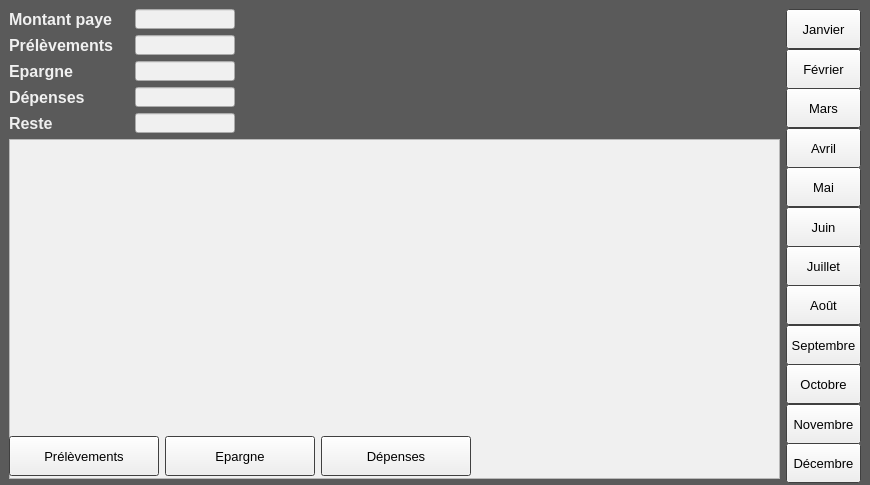
<?xml version="1.0" encoding="UTF-8"?>
<ui version="4.0">
 <class>MainWindow</class>
 <widget class="QMainWindow" name="MainWindow">
  <property name="geometry">
   <rect>
    <x>0</x>
    <y>0</y>
    <width>870</width>
    <height>485</height>
   </rect>
  </property>
  <property name="minimumSize">
   <size>
    <width>870</width>
    <height>485</height>
   </size>
  </property>
  <property name="palette">
   <palette>
    <active>
     <colorrole role="Base">
      <brush brushstyle="SolidPattern">
       <color alpha="255">
        <red>255</red>
        <green>255</green>
        <blue>255</blue>
       </color>
      </brush>
     </colorrole>
     <colorrole role="Window">
      <brush brushstyle="SolidPattern">
       <color alpha="255">
        <red>90</red>
        <green>90</green>
        <blue>90</blue>
       </color>
      </brush>
     </colorrole>
    </active>
    <inactive>
     <colorrole role="Base">
      <brush brushstyle="SolidPattern">
       <color alpha="255">
        <red>255</red>
        <green>255</green>
        <blue>255</blue>
       </color>
      </brush>
     </colorrole>
     <colorrole role="Window">
      <brush brushstyle="SolidPattern">
       <color alpha="255">
        <red>90</red>
        <green>90</green>
        <blue>90</blue>
       </color>
      </brush>
     </colorrole>
    </inactive>
    <disabled>
     <colorrole role="Base">
      <brush brushstyle="SolidPattern">
       <color alpha="255">
        <red>90</red>
        <green>90</green>
        <blue>90</blue>
       </color>
      </brush>
     </colorrole>
     <colorrole role="Window">
      <brush brushstyle="SolidPattern">
       <color alpha="255">
        <red>90</red>
        <green>90</green>
        <blue>90</blue>
       </color>
      </brush>
     </colorrole>
    </disabled>
   </palette>
  </property>
  <property name="windowTitle">
   <string/>
  </property>
  <property name="windowOpacity">
   <double>1.000000000000000</double>
  </property>
  <widget class="QWidget" name="centralwidget">
   <layout class="QHBoxLayout" name="horizontalLayout_2">
    <item>
     <layout class="QVBoxLayout" name="verticalLayout_2">
      <item>
       <layout class="QGridLayout" name="gridLayout">
        <item row="0" column="1">
         <widget class="QLineEdit" name="LE_montant_paye">
          <property name="sizePolicy">
           <sizepolicy hsizetype="Fixed" vsizetype="Fixed">
            <horstretch>0</horstretch>
            <verstretch>0</verstretch>
           </sizepolicy>
          </property>
          <property name="minimumSize">
           <size>
            <width>100</width>
            <height>20</height>
           </size>
          </property>
          <property name="maximumSize">
           <size>
            <width>100</width>
            <height>20</height>
           </size>
          </property>
          <property name="font">
           <font>
            <pointsize>11</pointsize>
            <weight>75</weight>
            <bold>true</bold>
           </font>
          </property>
          <property name="styleSheet">
           <string notr="true">background-color: rgb(240, 240, 240);</string>
          </property>
          <property name="alignment">
           <set>Qt::AlignRight|Qt::AlignTrailing|Qt::AlignVCenter</set>
          </property>
          <property name="readOnly">
           <bool>false</bool>
          </property>
         </widget>
        </item>
        <item row="1" column="0">
         <widget class="QLabel" name="label_prelevements">
          <property name="sizePolicy">
           <sizepolicy hsizetype="Fixed" vsizetype="Fixed">
            <horstretch>0</horstretch>
            <verstretch>0</verstretch>
           </sizepolicy>
          </property>
          <property name="minimumSize">
           <size>
            <width>120</width>
            <height>20</height>
           </size>
          </property>
          <property name="maximumSize">
           <size>
            <width>120</width>
            <height>20</height>
           </size>
          </property>
          <property name="font">
           <font>
            <pointsize>12</pointsize>
            <weight>75</weight>
            <bold>true</bold>
           </font>
          </property>
          <property name="styleSheet">
           <string notr="true">color: rgb(240, 240, 240);</string>
          </property>
          <property name="text">
           <string>Prélèvements</string>
          </property>
         </widget>
        </item>
        <item row="3" column="1">
         <widget class="QLineEdit" name="LE_epargne">
          <property name="sizePolicy">
           <sizepolicy hsizetype="Fixed" vsizetype="Fixed">
            <horstretch>0</horstretch>
            <verstretch>0</verstretch>
           </sizepolicy>
          </property>
          <property name="minimumSize">
           <size>
            <width>100</width>
            <height>20</height>
           </size>
          </property>
          <property name="maximumSize">
           <size>
            <width>100</width>
            <height>20</height>
           </size>
          </property>
          <property name="font">
           <font>
            <pointsize>11</pointsize>
            <weight>75</weight>
            <bold>true</bold>
           </font>
          </property>
          <property name="styleSheet">
           <string notr="true">background-color: rgb(240, 240, 240);</string>
          </property>
          <property name="alignment">
           <set>Qt::AlignRight|Qt::AlignTrailing|Qt::AlignVCenter</set>
          </property>
          <property name="readOnly">
           <bool>true</bool>
          </property>
         </widget>
        </item>
        <item row="5" column="0">
         <widget class="QLabel" name="label_reste">
          <property name="sizePolicy">
           <sizepolicy hsizetype="Fixed" vsizetype="Fixed">
            <horstretch>0</horstretch>
            <verstretch>0</verstretch>
           </sizepolicy>
          </property>
          <property name="minimumSize">
           <size>
            <width>120</width>
            <height>20</height>
           </size>
          </property>
          <property name="maximumSize">
           <size>
            <width>120</width>
            <height>20</height>
           </size>
          </property>
          <property name="font">
           <font>
            <pointsize>12</pointsize>
            <weight>75</weight>
            <bold>true</bold>
           </font>
          </property>
          <property name="styleSheet">
           <string notr="true">color: rgb(240, 240, 240);</string>
          </property>
          <property name="text">
           <string>Reste</string>
          </property>
         </widget>
        </item>
        <item row="4" column="0">
         <widget class="QLabel" name="label_depenses">
          <property name="sizePolicy">
           <sizepolicy hsizetype="Fixed" vsizetype="Fixed">
            <horstretch>0</horstretch>
            <verstretch>0</verstretch>
           </sizepolicy>
          </property>
          <property name="minimumSize">
           <size>
            <width>120</width>
            <height>20</height>
           </size>
          </property>
          <property name="maximumSize">
           <size>
            <width>120</width>
            <height>20</height>
           </size>
          </property>
          <property name="font">
           <font>
            <pointsize>12</pointsize>
            <weight>75</weight>
            <bold>true</bold>
           </font>
          </property>
          <property name="styleSheet">
           <string notr="true">color: rgb(240, 240, 240);</string>
          </property>
          <property name="text">
           <string>Dépenses</string>
          </property>
         </widget>
        </item>
        <item row="0" column="0">
         <widget class="QLabel" name="label_montant_paye">
          <property name="sizePolicy">
           <sizepolicy hsizetype="Fixed" vsizetype="Fixed">
            <horstretch>0</horstretch>
            <verstretch>0</verstretch>
           </sizepolicy>
          </property>
          <property name="minimumSize">
           <size>
            <width>120</width>
            <height>20</height>
           </size>
          </property>
          <property name="maximumSize">
           <size>
            <width>120</width>
            <height>20</height>
           </size>
          </property>
          <property name="font">
           <font>
            <pointsize>12</pointsize>
            <weight>75</weight>
            <bold>true</bold>
           </font>
          </property>
          <property name="styleSheet">
           <string notr="true">color: rgb(240, 240, 240);</string>
          </property>
          <property name="text">
           <string>Montant paye</string>
          </property>
         </widget>
        </item>
        <item row="1" column="2">
         <spacer name="horizontalSpacer_2">
          <property name="orientation">
           <enum>Qt::Horizontal</enum>
          </property>
          <property name="sizeHint" stdset="0">
           <size>
            <width>40</width>
            <height>20</height>
           </size>
          </property>
         </spacer>
        </item>
        <item row="4" column="1">
         <widget class="QLineEdit" name="LE_depenses">
          <property name="sizePolicy">
           <sizepolicy hsizetype="Fixed" vsizetype="Fixed">
            <horstretch>0</horstretch>
            <verstretch>0</verstretch>
           </sizepolicy>
          </property>
          <property name="minimumSize">
           <size>
            <width>100</width>
            <height>20</height>
           </size>
          </property>
          <property name="maximumSize">
           <size>
            <width>100</width>
            <height>20</height>
           </size>
          </property>
          <property name="font">
           <font>
            <pointsize>11</pointsize>
            <weight>75</weight>
            <bold>true</bold>
           </font>
          </property>
          <property name="styleSheet">
           <string notr="true">background-color: rgb(240, 240, 240);</string>
          </property>
          <property name="alignment">
           <set>Qt::AlignRight|Qt::AlignTrailing|Qt::AlignVCenter</set>
          </property>
          <property name="readOnly">
           <bool>true</bool>
          </property>
         </widget>
        </item>
        <item row="0" column="2">
         <spacer name="horizontalSpacer_3">
          <property name="orientation">
           <enum>Qt::Horizontal</enum>
          </property>
          <property name="sizeHint" stdset="0">
           <size>
            <width>40</width>
            <height>20</height>
           </size>
          </property>
         </spacer>
        </item>
        <item row="3" column="2">
         <spacer name="horizontalSpacer_4">
          <property name="orientation">
           <enum>Qt::Horizontal</enum>
          </property>
          <property name="sizeHint" stdset="0">
           <size>
            <width>40</width>
            <height>20</height>
           </size>
          </property>
         </spacer>
        </item>
        <item row="4" column="2">
         <spacer name="horizontalSpacer_7">
          <property name="orientation">
           <enum>Qt::Horizontal</enum>
          </property>
          <property name="sizeHint" stdset="0">
           <size>
            <width>40</width>
            <height>20</height>
           </size>
          </property>
         </spacer>
        </item>
        <item row="3" column="0">
         <widget class="QLabel" name="label_epargne">
          <property name="sizePolicy">
           <sizepolicy hsizetype="Fixed" vsizetype="Fixed">
            <horstretch>0</horstretch>
            <verstretch>0</verstretch>
           </sizepolicy>
          </property>
          <property name="minimumSize">
           <size>
            <width>120</width>
            <height>20</height>
           </size>
          </property>
          <property name="maximumSize">
           <size>
            <width>120</width>
            <height>20</height>
           </size>
          </property>
          <property name="font">
           <font>
            <pointsize>12</pointsize>
            <weight>75</weight>
            <bold>true</bold>
           </font>
          </property>
          <property name="styleSheet">
           <string notr="true">color: rgb(240, 240, 240);</string>
          </property>
          <property name="text">
           <string>Epargne</string>
          </property>
         </widget>
        </item>
        <item row="5" column="2">
         <spacer name="horizontalSpacer_5">
          <property name="orientation">
           <enum>Qt::Horizontal</enum>
          </property>
          <property name="sizeHint" stdset="0">
           <size>
            <width>40</width>
            <height>20</height>
           </size>
          </property>
         </spacer>
        </item>
        <item row="5" column="1">
         <widget class="QLineEdit" name="LE_reste">
          <property name="sizePolicy">
           <sizepolicy hsizetype="Fixed" vsizetype="Fixed">
            <horstretch>0</horstretch>
            <verstretch>0</verstretch>
           </sizepolicy>
          </property>
          <property name="minimumSize">
           <size>
            <width>100</width>
            <height>20</height>
           </size>
          </property>
          <property name="maximumSize">
           <size>
            <width>100</width>
            <height>20</height>
           </size>
          </property>
          <property name="font">
           <font>
            <pointsize>11</pointsize>
            <weight>75</weight>
            <bold>true</bold>
           </font>
          </property>
          <property name="styleSheet">
           <string notr="true">background-color: rgb(240, 240, 240);</string>
          </property>
          <property name="alignment">
           <set>Qt::AlignRight|Qt::AlignTrailing|Qt::AlignVCenter</set>
          </property>
          <property name="readOnly">
           <bool>true</bool>
          </property>
         </widget>
        </item>
        <item row="1" column="1">
         <widget class="QLineEdit" name="LE_prelevements">
          <property name="sizePolicy">
           <sizepolicy hsizetype="Fixed" vsizetype="Fixed">
            <horstretch>0</horstretch>
            <verstretch>0</verstretch>
           </sizepolicy>
          </property>
          <property name="minimumSize">
           <size>
            <width>100</width>
            <height>20</height>
           </size>
          </property>
          <property name="maximumSize">
           <size>
            <width>100</width>
            <height>20</height>
           </size>
          </property>
          <property name="font">
           <font>
            <pointsize>11</pointsize>
            <weight>75</weight>
            <bold>true</bold>
           </font>
          </property>
          <property name="styleSheet">
           <string notr="true">background-color: rgb(240, 240, 240);</string>
          </property>
          <property name="alignment">
           <set>Qt::AlignRight|Qt::AlignTrailing|Qt::AlignVCenter</set>
          </property>
          <property name="readOnly">
           <bool>true</bool>
          </property>
         </widget>
        </item>
       </layout>
      </item>
      <item>
       <widget class="QTableView" name="TV_affichage">
        <property name="sizePolicy">
         <sizepolicy hsizetype="Expanding" vsizetype="Expanding">
          <horstretch>1</horstretch>
          <verstretch>1</verstretch>
         </sizepolicy>
        </property>
        <property name="minimumSize">
         <size>
          <width>770</width>
          <height>340</height>
         </size>
        </property>
        <property name="font">
         <font>
          <pointsize>9</pointsize>
         </font>
        </property>
        <property name="styleSheet">
         <string notr="true">background-color: rgb(240, 240, 240);</string>
        </property>
       </widget>
      </item>
      <item>
       <layout class="QHBoxLayout" name="horizontalLayout">
        <item>
         <widget class="QPushButton" name="B_prelevements">
          <property name="sizePolicy">
           <sizepolicy hsizetype="Expanding" vsizetype="Expanding">
            <horstretch>1</horstretch>
            <verstretch>1</verstretch>
           </sizepolicy>
          </property>
          <property name="minimumSize">
           <size>
            <width>100</width>
            <height>40</height>
           </size>
          </property>
          <property name="maximumSize">
           <size>
            <width>150</width>
            <height>60</height>
           </size>
          </property>
          <property name="font">
           <font>
            <pointsize>10</pointsize>
           </font>
          </property>
          <property name="text">
           <string>Prélèvements</string>
          </property>
         </widget>
        </item>
        <item>
         <widget class="QPushButton" name="B_epargne">
          <property name="sizePolicy">
           <sizepolicy hsizetype="Expanding" vsizetype="Expanding">
            <horstretch>1</horstretch>
            <verstretch>1</verstretch>
           </sizepolicy>
          </property>
          <property name="minimumSize">
           <size>
            <width>100</width>
            <height>40</height>
           </size>
          </property>
          <property name="maximumSize">
           <size>
            <width>150</width>
            <height>60</height>
           </size>
          </property>
          <property name="font">
           <font>
            <pointsize>10</pointsize>
           </font>
          </property>
          <property name="text">
           <string>Epargne</string>
          </property>
         </widget>
        </item>
        <item>
         <widget class="QPushButton" name="B_depenses">
          <property name="sizePolicy">
           <sizepolicy hsizetype="Expanding" vsizetype="Expanding">
            <horstretch>1</horstretch>
            <verstretch>1</verstretch>
           </sizepolicy>
          </property>
          <property name="minimumSize">
           <size>
            <width>100</width>
            <height>40</height>
           </size>
          </property>
          <property name="maximumSize">
           <size>
            <width>150</width>
            <height>60</height>
           </size>
          </property>
          <property name="font">
           <font>
            <pointsize>10</pointsize>
           </font>
          </property>
          <property name="text">
           <string>Dépenses</string>
          </property>
         </widget>
        </item>
        <item>
         <spacer name="horizontalSpacer">
          <property name="orientation">
           <enum>Qt::Horizontal</enum>
          </property>
          <property name="sizeHint" stdset="0">
           <size>
            <width>40</width>
            <height>20</height>
           </size>
          </property>
         </spacer>
        </item>
       </layout>
      </item>
     </layout>
    </item>
    <item>
     <layout class="QVBoxLayout" name="verticalLayout">
      <item>
       <widget class="QPushButton" name="B_janvier">
        <property name="sizePolicy">
         <sizepolicy hsizetype="Fixed" vsizetype="Expanding">
          <horstretch>0</horstretch>
          <verstretch>1</verstretch>
         </sizepolicy>
        </property>
        <property name="minimumSize">
         <size>
          <width>75</width>
          <height>40</height>
         </size>
        </property>
        <property name="maximumSize">
         <size>
          <width>75</width>
          <height>16777215</height>
         </size>
        </property>
        <property name="font">
         <font>
          <pointsize>10</pointsize>
         </font>
        </property>
        <property name="text">
         <string>Janvier</string>
        </property>
       </widget>
      </item>
      <item>
       <widget class="QPushButton" name="B_fevrier">
        <property name="sizePolicy">
         <sizepolicy hsizetype="Fixed" vsizetype="Expanding">
          <horstretch>0</horstretch>
          <verstretch>1</verstretch>
         </sizepolicy>
        </property>
        <property name="minimumSize">
         <size>
          <width>75</width>
          <height>40</height>
         </size>
        </property>
        <property name="maximumSize">
         <size>
          <width>75</width>
          <height>16777215</height>
         </size>
        </property>
        <property name="font">
         <font>
          <pointsize>10</pointsize>
         </font>
        </property>
        <property name="text">
         <string>Février</string>
        </property>
       </widget>
      </item>
      <item>
       <widget class="QPushButton" name="B_mars">
        <property name="sizePolicy">
         <sizepolicy hsizetype="Fixed" vsizetype="Expanding">
          <horstretch>0</horstretch>
          <verstretch>1</verstretch>
         </sizepolicy>
        </property>
        <property name="minimumSize">
         <size>
          <width>75</width>
          <height>40</height>
         </size>
        </property>
        <property name="maximumSize">
         <size>
          <width>75</width>
          <height>16777215</height>
         </size>
        </property>
        <property name="font">
         <font>
          <pointsize>10</pointsize>
         </font>
        </property>
        <property name="text">
         <string>Mars</string>
        </property>
       </widget>
      </item>
      <item>
       <widget class="QPushButton" name="B_avril">
        <property name="sizePolicy">
         <sizepolicy hsizetype="Fixed" vsizetype="Expanding">
          <horstretch>0</horstretch>
          <verstretch>1</verstretch>
         </sizepolicy>
        </property>
        <property name="minimumSize">
         <size>
          <width>75</width>
          <height>40</height>
         </size>
        </property>
        <property name="maximumSize">
         <size>
          <width>75</width>
          <height>16777215</height>
         </size>
        </property>
        <property name="font">
         <font>
          <pointsize>10</pointsize>
         </font>
        </property>
        <property name="text">
         <string>Avril</string>
        </property>
       </widget>
      </item>
      <item>
       <widget class="QPushButton" name="B_mai">
        <property name="sizePolicy">
         <sizepolicy hsizetype="Fixed" vsizetype="Expanding">
          <horstretch>0</horstretch>
          <verstretch>1</verstretch>
         </sizepolicy>
        </property>
        <property name="minimumSize">
         <size>
          <width>75</width>
          <height>40</height>
         </size>
        </property>
        <property name="maximumSize">
         <size>
          <width>75</width>
          <height>16777215</height>
         </size>
        </property>
        <property name="font">
         <font>
          <pointsize>10</pointsize>
         </font>
        </property>
        <property name="text">
         <string>Mai</string>
        </property>
       </widget>
      </item>
      <item>
       <widget class="QPushButton" name="B_juin">
        <property name="sizePolicy">
         <sizepolicy hsizetype="Fixed" vsizetype="Expanding">
          <horstretch>0</horstretch>
          <verstretch>1</verstretch>
         </sizepolicy>
        </property>
        <property name="minimumSize">
         <size>
          <width>75</width>
          <height>40</height>
         </size>
        </property>
        <property name="maximumSize">
         <size>
          <width>75</width>
          <height>16777215</height>
         </size>
        </property>
        <property name="font">
         <font>
          <pointsize>10</pointsize>
         </font>
        </property>
        <property name="text">
         <string>Juin</string>
        </property>
       </widget>
      </item>
      <item>
       <widget class="QPushButton" name="B_juillet">
        <property name="sizePolicy">
         <sizepolicy hsizetype="Fixed" vsizetype="Expanding">
          <horstretch>0</horstretch>
          <verstretch>1</verstretch>
         </sizepolicy>
        </property>
        <property name="minimumSize">
         <size>
          <width>75</width>
          <height>40</height>
         </size>
        </property>
        <property name="maximumSize">
         <size>
          <width>75</width>
          <height>16777215</height>
         </size>
        </property>
        <property name="font">
         <font>
          <pointsize>10</pointsize>
         </font>
        </property>
        <property name="text">
         <string>Juillet</string>
        </property>
       </widget>
      </item>
      <item>
       <widget class="QPushButton" name="B_aout">
        <property name="sizePolicy">
         <sizepolicy hsizetype="Fixed" vsizetype="Expanding">
          <horstretch>0</horstretch>
          <verstretch>1</verstretch>
         </sizepolicy>
        </property>
        <property name="minimumSize">
         <size>
          <width>75</width>
          <height>40</height>
         </size>
        </property>
        <property name="maximumSize">
         <size>
          <width>75</width>
          <height>16777215</height>
         </size>
        </property>
        <property name="font">
         <font>
          <pointsize>10</pointsize>
         </font>
        </property>
        <property name="text">
         <string>Août</string>
        </property>
       </widget>
      </item>
      <item>
       <widget class="QPushButton" name="B_septembre">
        <property name="sizePolicy">
         <sizepolicy hsizetype="Fixed" vsizetype="Expanding">
          <horstretch>0</horstretch>
          <verstretch>1</verstretch>
         </sizepolicy>
        </property>
        <property name="minimumSize">
         <size>
          <width>75</width>
          <height>40</height>
         </size>
        </property>
        <property name="maximumSize">
         <size>
          <width>75</width>
          <height>16777215</height>
         </size>
        </property>
        <property name="font">
         <font>
          <pointsize>10</pointsize>
         </font>
        </property>
        <property name="text">
         <string>Septembre</string>
        </property>
       </widget>
      </item>
      <item>
       <widget class="QPushButton" name="B_octobre">
        <property name="sizePolicy">
         <sizepolicy hsizetype="Fixed" vsizetype="Expanding">
          <horstretch>0</horstretch>
          <verstretch>1</verstretch>
         </sizepolicy>
        </property>
        <property name="minimumSize">
         <size>
          <width>75</width>
          <height>40</height>
         </size>
        </property>
        <property name="maximumSize">
         <size>
          <width>75</width>
          <height>16777215</height>
         </size>
        </property>
        <property name="font">
         <font>
          <pointsize>10</pointsize>
         </font>
        </property>
        <property name="text">
         <string>Octobre</string>
        </property>
       </widget>
      </item>
      <item>
       <widget class="QPushButton" name="B_novembre">
        <property name="sizePolicy">
         <sizepolicy hsizetype="Fixed" vsizetype="Expanding">
          <horstretch>0</horstretch>
          <verstretch>1</verstretch>
         </sizepolicy>
        </property>
        <property name="minimumSize">
         <size>
          <width>75</width>
          <height>40</height>
         </size>
        </property>
        <property name="maximumSize">
         <size>
          <width>75</width>
          <height>16777215</height>
         </size>
        </property>
        <property name="font">
         <font>
          <pointsize>10</pointsize>
         </font>
        </property>
        <property name="text">
         <string>Novembre</string>
        </property>
       </widget>
      </item>
      <item>
       <widget class="QPushButton" name="B_decembre">
        <property name="sizePolicy">
         <sizepolicy hsizetype="Fixed" vsizetype="Expanding">
          <horstretch>0</horstretch>
          <verstretch>1</verstretch>
         </sizepolicy>
        </property>
        <property name="minimumSize">
         <size>
          <width>75</width>
          <height>40</height>
         </size>
        </property>
        <property name="maximumSize">
         <size>
          <width>75</width>
          <height>16777215</height>
         </size>
        </property>
        <property name="font">
         <font>
          <pointsize>10</pointsize>
         </font>
        </property>
        <property name="text">
         <string>Décembre</string>
        </property>
       </widget>
      </item>
     </layout>
    </item>
   </layout>
  </widget>
 </widget>
 <tabstops>
  <tabstop>LE_montant_paye</tabstop>
  <tabstop>LE_prelevements</tabstop>
  <tabstop>LE_epargne</tabstop>
  <tabstop>B_avril</tabstop>
  <tabstop>B_mai</tabstop>
  <tabstop>B_juin</tabstop>
  <tabstop>B_juillet</tabstop>
  <tabstop>B_aout</tabstop>
  <tabstop>B_septembre</tabstop>
  <tabstop>B_octobre</tabstop>
  <tabstop>B_novembre</tabstop>
  <tabstop>B_decembre</tabstop>
  <tabstop>B_prelevements</tabstop>
  <tabstop>B_epargne</tabstop>
  <tabstop>B_depenses</tabstop>
  <tabstop>B_mars</tabstop>
  <tabstop>B_fevrier</tabstop>
  <tabstop>B_janvier</tabstop>
  <tabstop>TV_affichage</tabstop>
 </tabstops>
 <resources/>
 <connections/>
</ui>
